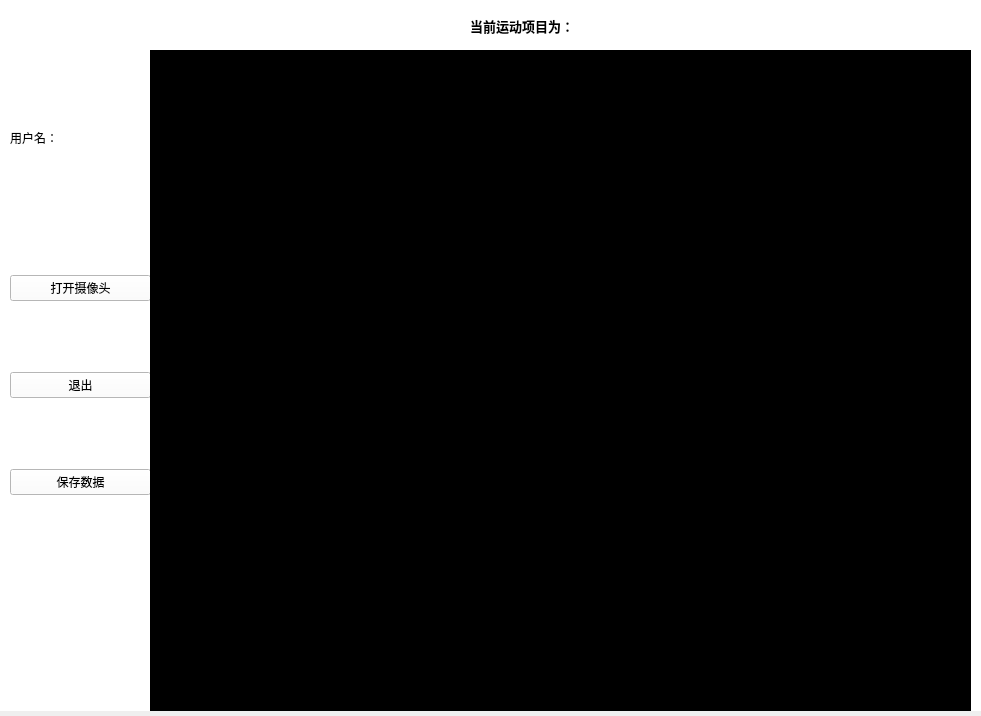
<?xml version="1.0" encoding="UTF-8"?>
<ui version="4.0">
 <class>Form</class>
 <widget class="QWidget" name="Form">
  <property name="geometry">
   <rect>
    <x>0</x>
    <y>0</y>
    <width>981</width>
    <height>716</height>
   </rect>
  </property>
  <property name="windowTitle">
   <string>Form</string>
  </property>
  <widget class="QWidget" name="widget_2" native="true">
   <property name="geometry">
    <rect>
     <x>0</x>
     <y>0</y>
     <width>981</width>
     <height>711</height>
    </rect>
   </property>
   <property name="styleSheet">
    <string notr="true">background-color: rgb(255, 255, 255);</string>
   </property>
   <widget class="QWidget" name="widget" native="true">
    <property name="geometry">
     <rect>
      <x>10</x>
      <y>210</y>
      <width>141</width>
      <height>351</height>
     </rect>
    </property>
    <layout class="QVBoxLayout" name="verticalLayout">
     <item>
      <widget class="QPushButton" name="shexiangtouBT">
       <property name="text">
        <string>打开摄像头</string>
       </property>
      </widget>
     </item>
     <item>
      <widget class="QPushButton" name="tuichuBT">
       <property name="styleSheet">
        <string notr="true"/>
       </property>
       <property name="text">
        <string>退出</string>
       </property>
      </widget>
     </item>
     <item>
      <widget class="QPushButton" name="tuichuBT_2">
       <property name="styleSheet">
        <string notr="true"/>
       </property>
       <property name="text">
        <string>保存数据</string>
       </property>
      </widget>
     </item>
    </layout>
   </widget>
   <widget class="QLabel" name="label">
    <property name="geometry">
     <rect>
      <x>150</x>
      <y>50</y>
      <width>821</width>
      <height>661</height>
     </rect>
    </property>
    <property name="styleSheet">
     <string notr="true">background-color: rgb(0, 0, 0);</string>
    </property>
    <property name="text">
     <string/>
    </property>
   </widget>
   <widget class="QLabel" name="label_2">
    <property name="geometry">
     <rect>
      <x>10</x>
      <y>130</y>
      <width>61</width>
      <height>16</height>
     </rect>
    </property>
    <property name="text">
     <string>用户名：</string>
    </property>
   </widget>
   <widget class="QLabel" name="yonghuminglb">
    <property name="geometry">
     <rect>
      <x>70</x>
      <y>130</y>
      <width>72</width>
      <height>15</height>
     </rect>
    </property>
    <property name="text">
     <string/>
    </property>
   </widget>
   <widget class="QLabel" name="label_3">
    <property name="geometry">
     <rect>
      <x>470</x>
      <y>10</y>
      <width>131</width>
      <height>31</height>
     </rect>
    </property>
    <property name="font">
     <font>
      <pointsize>10</pointsize>
      <weight>75</weight>
      <bold>true</bold>
     </font>
    </property>
    <property name="text">
     <string>当前运动项目为：</string>
    </property>
   </widget>
   <widget class="QLabel" name="label_4">
    <property name="geometry">
     <rect>
      <x>610</x>
      <y>10</y>
      <width>131</width>
      <height>31</height>
     </rect>
    </property>
    <property name="font">
     <font>
      <pointsize>10</pointsize>
      <weight>75</weight>
      <bold>true</bold>
     </font>
    </property>
    <property name="text">
     <string/>
    </property>
   </widget>
  </widget>
 </widget>
 <resources>
  <include location="resource.qrc"/>
 </resources>
 <connections/>
</ui>
